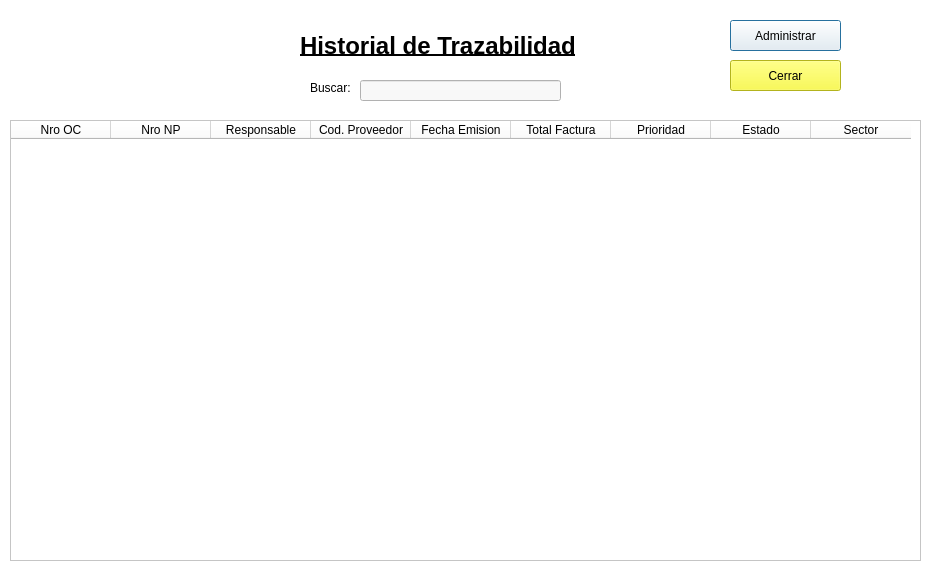
<?xml version="1.0" encoding="UTF-8"?>
<ui version="4.0">
 <class>ventanaHistorial</class>
 <widget class="QDialog" name="ventanaHistorial">
  <property name="geometry">
   <rect>
    <x>0</x>
    <y>0</y>
    <width>932</width>
    <height>581</height>
   </rect>
  </property>
  <property name="windowTitle">
   <string>Historial de Trazabilidad</string>
  </property>
  <property name="styleSheet">
   <string notr="true">background-color: rgb(255, 255, 255);</string>
  </property>
  <widget class="QLabel" name="label">
   <property name="geometry">
    <rect>
     <x>10</x>
     <y>10</y>
     <width>191</width>
     <height>51</height>
    </rect>
   </property>
   <property name="text">
    <string/>
   </property>
   <property name="pixmap">
    <pixmap resource="../img/imagenes.qrc">:/xy/logo.jpg</pixmap>
   </property>
   <property name="scaledContents">
    <bool>true</bool>
   </property>
  </widget>
  <widget class="QLabel" name="label_2">
   <property name="geometry">
    <rect>
     <x>300</x>
     <y>20</y>
     <width>281</width>
     <height>51</height>
    </rect>
   </property>
   <property name="font">
    <font>
     <pointsize>18</pointsize>
     <bold>true</bold>
     <underline>true</underline>
    </font>
   </property>
   <property name="text">
    <string>Historial de Trazabilidad</string>
   </property>
  </widget>
  <widget class="QPushButton" name="btnAdministrarHistorial">
   <property name="geometry">
    <rect>
     <x>730</x>
     <y>20</y>
     <width>111</width>
     <height>31</height>
    </rect>
   </property>
   <property name="styleSheet">
    <string notr="true">background-color: rgb(248, 248, 248);</string>
   </property>
   <property name="text">
    <string>Administrar</string>
   </property>
  </widget>
  <widget class="QPushButton" name="btnCerrarHistorial">
   <property name="geometry">
    <rect>
     <x>730</x>
     <y>60</y>
     <width>111</width>
     <height>31</height>
    </rect>
   </property>
   <property name="styleSheet">
    <string notr="true">background-color: rgb(250, 250, 40);</string>
   </property>
   <property name="text">
    <string>Cerrar</string>
   </property>
  </widget>
  <widget class="QLineEdit" name="txtBuscadorHistorial">
   <property name="geometry">
    <rect>
     <x>360</x>
     <y>80</y>
     <width>201</width>
     <height>21</height>
    </rect>
   </property>
   <property name="styleSheet">
    <string notr="true">background-color: rgb(248, 248, 248);</string>
   </property>
  </widget>
  <widget class="QLabel" name="label_3">
   <property name="geometry">
    <rect>
     <x>310</x>
     <y>80</y>
     <width>41</width>
     <height>16</height>
    </rect>
   </property>
   <property name="text">
    <string>Buscar:</string>
   </property>
  </widget>
  <widget class="QTableWidget" name="tablaHistorial">
   <property name="geometry">
    <rect>
     <x>10</x>
     <y>120</y>
     <width>911</width>
     <height>441</height>
    </rect>
   </property>
   <column>
    <property name="text">
     <string>Nro OC</string>
    </property>
   </column>
   <column>
    <property name="text">
     <string>Nro NP</string>
    </property>
   </column>
   <column>
    <property name="text">
     <string>Responsable</string>
    </property>
   </column>
   <column>
    <property name="text">
     <string>Cod. Proveedor</string>
    </property>
   </column>
   <column>
    <property name="text">
     <string>Fecha Emision</string>
    </property>
   </column>
   <column>
    <property name="text">
     <string>Total Factura</string>
    </property>
   </column>
   <column>
    <property name="text">
     <string>Prioridad</string>
    </property>
   </column>
   <column>
    <property name="text">
     <string>Estado</string>
    </property>
   </column>
   <column>
    <property name="text">
     <string>Sector</string>
    </property>
   </column>
  </widget>
 </widget>
 <resources>
  <include location="../img/imagenes.qrc"/>
 </resources>
 <connections/>
</ui>
